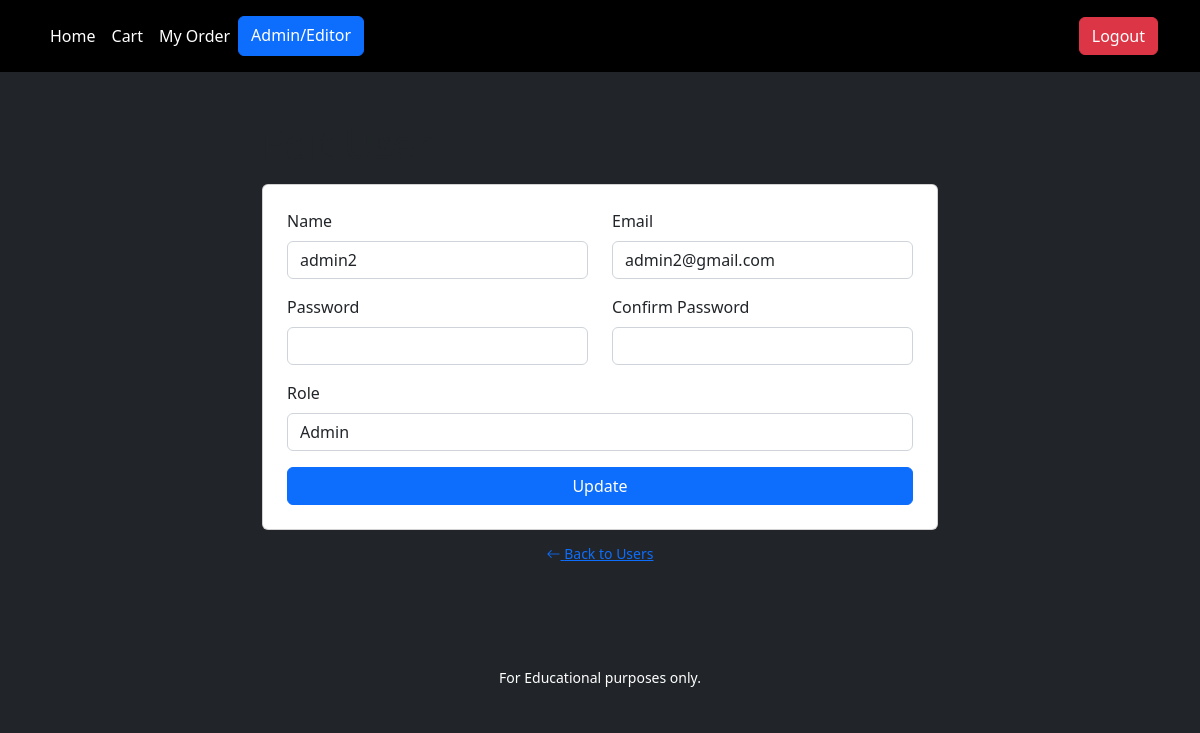
/manage-users-edit?id=11 (signed in), run on the app's committed database.
### tables this page shows
CREATE TABLE `users` (
  `id` int(11) NOT NULL AUTO_INCREMENT,
  `name` varchar(255) NOT NULL,
  `password` varchar(255) NOT NULL,
  `email` varchar(255) NOT NULL,
  `role` varchar(255) NOT NULL DEFAULT 'user',
  `created_at` timestamp NOT NULL DEFAULT current_timestamp() ON UPDATE current_timestamp(),
  PRIMARY KEY (`id`)
);

### includes/class-db.php (called while the page is built, shortened)
<?php
class DB
{
    private $db;
    public function __construct()
    {
        try{
            $this->db = new PDO(
                'mysql:host=devkinsta_db;dbname=Final_project',
                'root',
                '4JqGyoVdUoAAEJxU'
            );
        }catch( PDOException $error ){
            die( "Database connection failed" );
        }
    }
    public static function connect()
    {
        return new self();
    }
    public function select( $sql, $data = [],$is_list = false)
    {
        $statement = $this->db->prepare( $sql );
        $statement->execute($data);
        if ( $is_list ){
            return $statement->fetchAll(PDO::FETCH_ASSOC);
        }else{
            return $statement->fetch(PDO::FETCH_ASSOC);
        }
    }
}

### includes/class-user.php (called while the page is built, shortened)
<?php
class User
{
     public static function getUserById( $user_id )
     {
        return DB::connect()->select(
            'SELECT * FROM users WHERE id = :id',
            [
                'id'=> $user_id
            ]
        );
     }
}

### admins/manage-users-edit.php (the view, shortened to what this page needs)
<?php
    $user = User::getUserById( $_GET['id'] );
    require dirname(__DIR__) . '/parts/header.php';
?>
<div class="container mx-auto my-5" style="max-width: 700px;">
    <div class="d-flex justify-content-between align-items-center mb-2">
        <h1 class="h1">Edit User</h1>
    </div>
    <div class="card mb-2 p-4">
        <form method="POST" action="<?php echo $_SERVER["REQUEST_URI"]; ?>">
            <div class="mb-3">
                <div class="row">
                    <div class="col">
                        <label for="name" class="form-label">Name</label>
                        <input type="text" class="form-control" id="name" name="name"
                            value="<?php echo $user['name']; ?>" />
                    </div>
                    <div class="col">
                        <label for="email" class="form-label">Email</label>
                        <input type="email" class="form-control" id="email" name="email"
                            value="<?php echo $user['email']; ?>" />
                    </div>
                </div>
            </div>
            <div class="mb-3">
                <div class="row">
                    <div class="col">
                        <label for="password" class="form-label">Password</label>
                        <input type="password" class="form-control" id="password" name="password" />
                    </div>
                    <div class="col">
                        <label for="confirm-password" class="form-label">Confirm Password</label>
                        <input type="password" class="form-control" id="confirm-password" name="confirm_password" />
                    </div>
                </div>
            </div>
            <div class="mb-3">
                <label for="role" class="form-label">Role</label>
                <select class="form-control" id="role" name="role">
                    <option value="admin" <?php echo ( $user['role'] == 'admin' ? 'selected' : '' ); ?>>Admin</option>
                </select>
            </div>
            <div class="d-grid">
                <button type="submit" class="btn btn-primary">Update</button>
            </div>
        </form>
    </div>
    <div class="text-center">
        <a href="/manage-users" class="btn btn-link btn-sm"><i class="bi bi-arrow-left"></i> Back to Users</a>
    </div>
</div>
<?php
require dirname(__DIR__) . '/parts/footer.php';

### assets/css/style.css (style rules this page uses)
* { padding: 0; margin: 0; }

### parts/header.php (style rules this page uses)
body { background: rgb(33, 37, 41); }

### data on the page
users: name "admin2", email "admin2@gmail.com", role "Admin"
